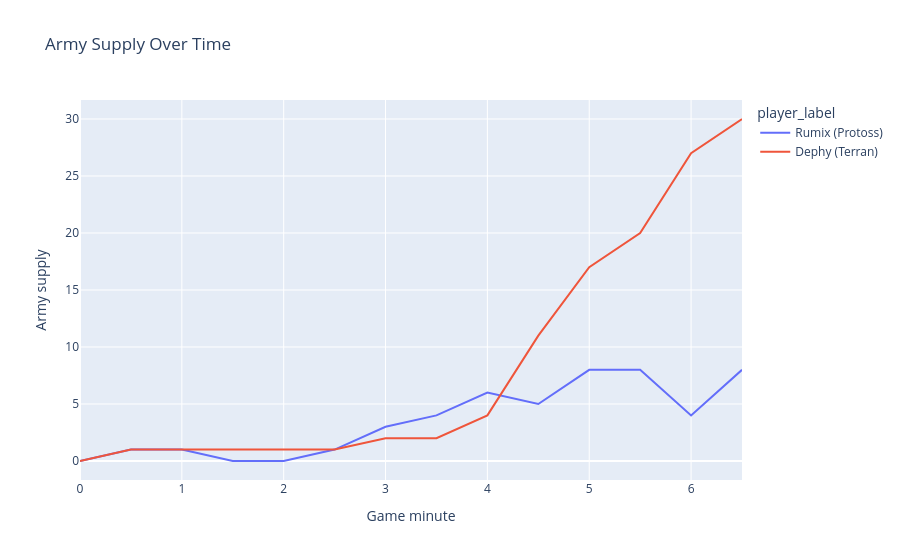

The notebook cell this image was saved under:
### Markdown cell above
## 7. Army supply over time

### Code cell
fig_army = px.line(
    snap, x='minute', y='army_supply',
    color='player_label',
    title='Army Supply Over Time',
    labels={'minute': 'Game minute', 'army_supply': 'Army supply'},
)
fig_army.show()

### Figure 1 — Plotly figure (JSON) as saved in the notebook; plotly's stock layout.template omitted (floating-point values rounded to 4 significant figures)
{"data": [{"hovertemplate": "player_label=Rumix (Protoss)<br>Game minute=%{x}<br>Army supply=%{y}<extra></extra>", "legendgroup": "Rumix (Protoss)", "line": {"color": "#636efa", "dash": "solid"}, "marker": {"symbol": "circle"}, "mode": "lines", "name": "Rumix (Protoss)", "orientation": "v", "showlegend": true, "type": "scatter", "x": [0.0, 0.5, 1.0, 1.5, 2.0, 2.5, 3.0, 3.5, 4.0, 4.5, 5.0, 5.5, 6.0, 6.5], "xaxis": "x", "y": [0.0, 1.0, 1.0, 0.0, 0.0, 1.0, 3.0, 4.0, 6.0, 5.0, 8.0, 8.0, 4.0, 8.0], "yaxis": "y"}, {"hovertemplate": "player_label=Dephy (Terran)<br>Game minute=%{x}<br>Army supply=%{y}<extra></extra>", "legendgroup": "Dephy (Terran)", "line": {"color": "#EF553B", "dash": "solid"}, "marker": {"symbol": "circle"}, "mode": "lines", "name": "Dephy (Terran)", "orientation": "v", "showlegend": true, "type": "scatter", "x": [0.0, 0.5, 1.0, 1.5, 2.0, 2.5, 3.0, 3.5, 4.0, 4.5, 5.0, 5.5, 6.0, 6.5], "xaxis": "x", "y": [0.0, 1.0, 1.0, 1.0, 1.0, 1.0, 2.0, 2.0, 4.0, 11.0, 17.0, 20.0, 27.0, 30.0], "yaxis": "y"}], "layout": {"legend": {"title": {"text": "player_label"}, "tracegroupgap": 0}, "title": {"text": "Army Supply Over Time"}, "xaxis": {"anchor": "y", "domain": [0, 1], "title": {"text": "Game minute"}}, "yaxis": {"anchor": "x", "domain": [0, 1], "title": {"text": "Army supply"}}}}
